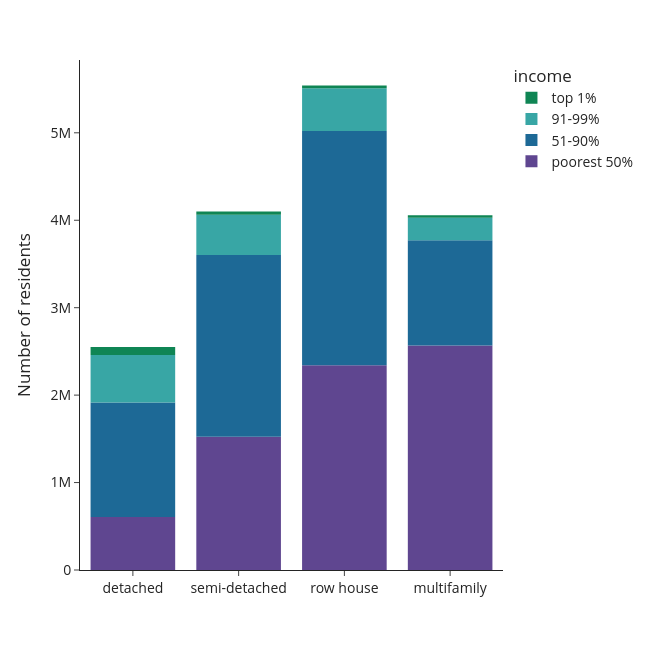

The code cell stored with this chart in its notebook:
### Code cell
df = use['n_hhdmem'+year].groupby(level=[1,0], sort=False).sum().reset_index()
    fig = px.bar(df, y='n_hhdmem'+year, x='typology_lab',color=lab, 
                 #text=df['percentage'].apply(lambda x: '{0:.1%}'.format(x)), 
                 labels={'n_hhdmem'+year:'Number of residents',
                         'typology_lab':'',
                         lab:class_name_short}, 
                 template='simple_white', 
             color_discrete_sequence=px.colors.qualitative.Prism) 
    #fig.update_traces(textposition='inside')
    fig.update_layout(width=650, height=650, 
                      #xaxis_tickformat = '.0%',
                      font=dict(size=14),
                      legend=dict(
        traceorder='reversed',
        #orientation="h",
        #entrywidth=70,
        #yanchor="bottom",
        #y=1.02,
        #xanchor="left",
        #x=-0.25
    ))
    fig.update_traces(marker_line_width=0)
    fig.write_image('visualisations/'+class_name_short+'/stackedbars_cap_per_type_class'+year+age_group+inc_grouping+'.png', scale=3)
    fig.show()

### Figure 1 — Plotly figure (JSON) as saved in the notebook; plotly's stock layout.template omitted (floating-point values rounded to 4 significant figures)
{"data": [{"alignmentgroup": "True", "hovertemplate": "income=poorest 50%<br>=%{x}<br>Number of residents=%{y}<extra></extra>", "legendgroup": "poorest 50%", "marker": {"color": "rgb(95, 70, 144)", "line": {"width": 0}, "pattern": {"shape": ""}}, "name": "poorest 50%", "offsetgroup": "poorest 50%", "orientation": "v", "showlegend": true, "textposition": "auto", "type": "bar", "x": ["detached", "semi-detached", "row house", "multifamily"], "xaxis": "x", "y": [607300, 1523480, 2342555, 2566755], "yaxis": "y"}, {"alignmentgroup": "True", "hovertemplate": "income=51-90%<br>=%{x}<br>Number of residents=%{y}<extra></extra>", "legendgroup": "51-90%", "marker": {"color": "rgb(29, 105, 150)", "line": {"width": 0}, "pattern": {"shape": ""}}, "name": "51-90%", "offsetgroup": "51-90%", "orientation": "v", "showlegend": true, "textposition": "auto", "type": "bar", "x": ["detached", "semi-detached", "row house", "multifamily"], "xaxis": "x", "y": [1308040, 2078210, 2676820, 1203210], "yaxis": "y"}, {"alignmentgroup": "True", "hovertemplate": "income=91-99%<br>=%{x}<br>Number of residents=%{y}<extra></extra>", "legendgroup": "91-99%", "marker": {"color": "rgb(56, 166, 165)", "line": {"width": 0}, "pattern": {"shape": ""}}, "name": "91-99%", "offsetgroup": "91-99%", "orientation": "v", "showlegend": true, "textposition": "auto", "type": "bar", "x": ["detached", "semi-detached", "row house", "multifamily"], "xaxis": "x", "y": [543240, 460835, 490575, 257735], "yaxis": "y"}, {"alignmentgroup": "True", "hovertemplate": "income=top 1%<br>=%{x}<br>Number of residents=%{y}<extra></extra>", "legendgroup": "top 1%", "marker": {"color": "rgb(15, 133, 84)", "line": {"width": 0}, "pattern": {"shape": ""}}, "name": "top 1%", "offsetgroup": "top 1%", "orientation": "v", "showlegend": true, "textposition": "auto", "type": "bar", "x": ["detached", "semi-detached", "row house", "multifamily"], "xaxis": "x", "y": [90465, 37550, 31110, 29710], "yaxis": "y"}], "layout": {"barmode": "relative", "font": {"size": 14}, "height": 650, "legend": {"title": {"text": "income"}, "tracegroupgap": 0, "traceorder": "reversed"}, "margin": {"t": 60}, "width": 650, "xaxis": {"anchor": "y", "domain": [0, 1], "title": {"text": ""}}, "yaxis": {"anchor": "x", "domain": [0, 1], "title": {"text": "Number of residents"}}}}
